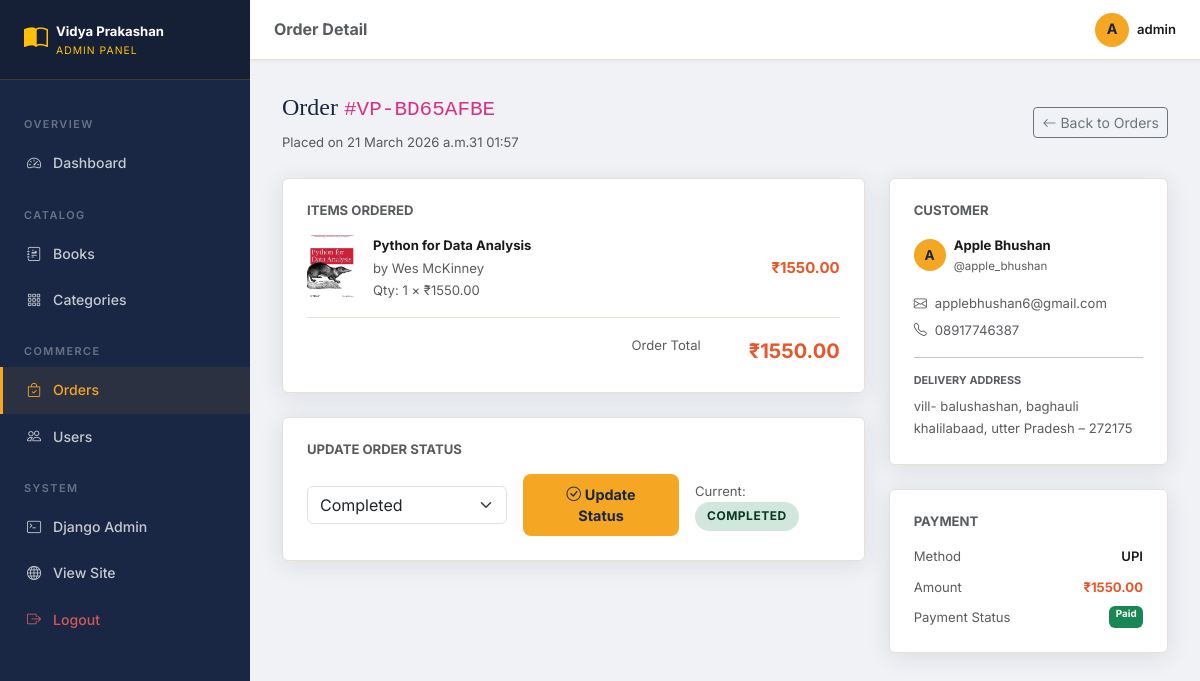
The app's page /adminpanel/orders/2/ (signed in) with its own data.
### orders/models.py (models this page shows, shortened)
class Order(models.Model):
    STATUS_CHOICES = [
        ('pending', 'Pending'),
        ('completed', 'Completed'),
        ('cancelled', 'Cancelled'),
    ]
    PAYMENT_CHOICES = [
        ('cod', 'Cash on Delivery'),
        ('online', 'Online Payment'),
        ('upi', 'UPI'),
    ]
    order_number = models.CharField(
        max_length=20, unique=True, blank=True,
        help_text="Auto-generated unique order number"
    )
    user = models.ForeignKey(User, on_delete=models.CASCADE, related_name='orders')
    status = models.CharField(max_length=20, choices=STATUS_CHOICES, default='pending')
    payment_method = models.CharField(max_length=20, choices=PAYMENT_CHOICES, default='cod')
    is_paid = models.BooleanField(default=False)
    full_name = models.CharField(max_length=200)
    email = models.EmailField()
    phone = models.CharField(max_length=15)
    address = models.TextField()
    city = models.CharField(max_length=100)
    state = models.CharField(max_length=100)
    pincode = models.CharField(max_length=10)
    total_amount = models.DecimalField(max_digits=10, decimal_places=2, default=0)
    discount = models.DecimalField(max_digits=8, decimal_places=2, default=0)
    created_at = models.DateTimeField(auto_now_add=True)
    updated_at = models.DateTimeField(auto_now=True)
    class Meta:
        ordering = ['-created_at']

class OrderItem(models.Model):
    order = models.ForeignKey(Order, on_delete=models.CASCADE, related_name='items')
    book = models.ForeignKey(Book, on_delete=models.SET_NULL, null=True)
    quantity = models.PositiveIntegerField(default=1)
    price = models.DecimalField(max_digits=8, decimal_places=2)  # Snapshot price at time of purchase
    def get_subtotal(self):
        return self.price * self.quantity

### books/models.py (models this page shows, shortened)
class Book(models.Model):
    title = models.CharField(max_length=255)
    slug = models.SlugField(max_length=255, unique=True, blank=True)
    author = models.CharField(max_length=200)
    category = models.ForeignKey(
        Category, on_delete=models.SET_NULL,
        null=True, blank=True, related_name='books'
    )
    description = models.TextField()
    price = models.DecimalField(max_digits=8, decimal_places=2)
    cover_image = models.ImageField(
        upload_to='book_covers/', blank=True, null=True,
        help_text="Book cover image (JPEG/PNG)"
    )
    pdf_file = models.FileField(
        upload_to='book_pdfs/',
        blank=True, null=True,
        help_text="Full PDF of the book"
    )
    preview_pages = models.IntegerField(
        default=10,
        help_text="Number of preview pages available to non-purchasers"
    )
    isbn = models.CharField(max_length=20, blank=True, null=True)
    publisher = models.CharField(max_length=200, blank=True, null=True)
    publication_year = models.IntegerField(blank=True, null=True)
    language = models.CharField(max_length=50, default='Hindi/English')
    pages = models.IntegerField(blank=True, null=True)
    is_active = models.BooleanField(default=True)
    is_featured = models.BooleanField(
        default=False,
        help_text="Show on homepage featured section"
    )
    stock = models.IntegerField(default=100)
    created_at = models.DateTimeField(auto_now_add=True)
    updated_at = models.DateTimeField(auto_now=True)
    class Meta:
        ordering = ['-created_at']

### adminpanel/views.py (the view, shortened to what this page needs)
# urls.py: path('orders/<int:pk>/', AdminOrderDetailView.as_view(), name='admin_order_detail'),
@method_decorator(staff_required, name='dispatch')
class AdminOrderDetailView(View):
    def get(self, request, pk):
        order = get_object_or_404(Order, pk=pk)
        return render(request, 'adminpanel/order_detail.html', {'order': order})

### adminpanel/views.py (called while the page is built)
def is_staff(user):
    return user.is_authenticated and user.is_staff

### books/context_processors.py (called while the page is built)
def nav_categories(request):
    categories = Category.objects.all()[:8]
    return {'nav_categories': categories}

### cart/context_processors.py (called while the page is built)
def cart_count(request):
    count = 0
    if request.user.is_authenticated:
        try:
            cart = Cart.objects.get(user=request.user)
            count = cart.get_item_count()
        except Cart.DoesNotExist:
            count = 0
    return {'cart_count': count}

### cart/models.py (called while the page is built)
    def get_item_count(self):
        return self.items.count()

### templates/adminpanel/order_detail.html (shortened to what this page needs)
{% extends 'adminpanel/base_admin.html' %}
{% block page_title %}Order Detail{% endblock %}
{% block content %}
<div class="d-flex justify-content-between align-items-center mb-4">
  <div>
    <h4 style="font-family:'Playfair Display',serif;color:var(--vp-primary);">
      Order <code>#{{ order.order_number }}</code>
    </h4>
    <p class="text-muted small mb-0">Placed on {{ order.created_at|date:"d F Y at H:i" }}</p>
  </div>
  <a href="/adminpanel/orders/" class="btn btn-outline-secondary btn-sm">
    <i class="bi bi-arrow-left me-1"></i>Back to Orders
  </a>
</div>
<div class="row g-4">
  <div class="col-lg-8">
    <div class="bg-white rounded p-4 mb-4" style="border:1px solid var(--vp-border);box-shadow:var(--vp-shadow);">
      <h6 class="fw-bold mb-3 text-muted text-uppercase small">Items Ordered</h6>
      {% for item in order.items.all %}
      <div class="d-flex align-items-center gap-3 mb-3 pb-3" style="border-bottom:1px solid var(--vp-border);">
        {% if item.book and item.book.cover_image %}
          <img src="{{ item.book.cover_image.url }}" style="width:50px;height:65px;object-fit:cover;border-radius:6px;" alt="">
        {% else %}
          <div style="width:50px;height:65px;background:var(--vp-primary);border-radius:6px;
                      display:flex;align-items:center;justify-content:center;">
            <i class="bi bi-book text-white small"></i>
          </div>
        {% endif %}
        <div class="flex-grow-1">
          <div class="fw-bold small">{{ item.book.title|default:"Deleted Book" }}</div>
          {% if item.book %}<div class="text-muted small">by {{ item.book.author }}</div>{% endif %}
          <div class="text-muted small">Qty: {{ item.quantity }} × ₹{{ item.price }}</div>
        </div>
        <div class="fw-bold" style="color:var(--vp-accent);">₹{{ item.get_subtotal }}</div>
      </div>
      {% endfor %}
      <div class="text-end mt-2">
        <div class="d-flex justify-content-end gap-5">
          <span class="text-muted small">Order Total</span>
          <span class="fw-bold fs-5" style="color:var(--vp-accent);">₹{{ order.total_amount }}</span>
        </div>
      </div>
    </div>
    <div class="bg-white rounded p-4" style="border:1px solid var(--vp-border);box-shadow:var(--vp-shadow);">
      <h6 class="fw-bold mb-3 text-muted text-uppercase small">Update Order Status</h6>
      <form method="post" class="d-flex align-items-center gap-3">
        <select name="status" class="form-select" style="max-width:200px;">
          <option value="completed" {% if order.status == 'completed' %}selected{% endif %}>Completed</option>
        </select>
        <button type="submit" class="btn btn-vp-secondary">
          <i class="bi bi-check-circle me-1"></i>Update Status
        </button>
        <span class="text-muted small">Current: <span class="order-status status-{{ order.status }}">{{ order.get_status_display }}</span></span>
      </form>
    </div>
  </div>
  <div class="col-lg-4">
    <div class="bg-white rounded p-4 mb-4" style="border:1px solid var(--vp-border);box-shadow:var(--vp-shadow);">
      <h6 class="fw-bold mb-3 text-muted text-uppercase small">Customer</h6>
      <div class="d-flex align-items-center gap-2 mb-3">
        <div class="user-avatar">{{ order.user.username|first|upper }}</div>
        <div>
          <div class="fw-bold small">{{ order.user.get_full_name|default:order.user.username }}</div>
          <div class="text-muted" style="font-size:0.72rem;">@{{ order.user.username }}</div>
        </div>
      </div>
      <div class="text-muted small mb-1"><i class="bi bi-envelope me-2"></i>{{ order.email }}</div>
      <div class="text-muted small mb-1"><i class="bi bi-telephone me-2"></i>{{ order.phone }}</div>
      <hr>
      <h6 class="fw-bold mb-2 text-muted text-uppercase" style="font-size:0.68rem;">Delivery Address</h6>
      <div class="small text-muted">{{ order.address }}</div>
      <div class="small text-muted">{{ order.city }}, {{ order.state }} – {{ order.pincode }}</div>
    </div>
    <div class="bg-white rounded p-4" style="border:1px solid var(--vp-border);box-shadow:var(--vp-shadow);">
      <h6 class="fw-bold mb-3 text-muted text-uppercase small">Payment</h6>
      <div class="d-flex justify-content-between mb-2 small">
        <span class="text-muted">Method</span>
        <span class="fw-semibold">{{ order.get_payment_method_display }}</span>
      </div>
      <div class="d-flex justify-content-between mb-2 small">
        <span class="text-muted">Amount</span>
        <span class="fw-bold" style="color:var(--vp-accent);">₹{{ order.total_amount }}</span>
      </div>
      <div class="d-flex justify-content-between small">
        <span class="text-muted">Payment Status</span>
        {% if order.is_paid %}
          <span class="badge bg-success">Paid</span>
        {% else %}
          <span class="badge bg-warning text-dark">Pending</span>
        {% endif %}
      </div>
    </div>
  </div>
</div>
{% endblock %}

### templates/adminpanel/base_admin.html (shortened to what this page needs)
<!DOCTYPE html>
<html lang="en">
<head>
  <link href="https://cdn.jsdelivr.net/npm/bootstrap@5.3.2/dist/css/bootstrap.min.css" rel="stylesheet">
  <link rel="stylesheet" href="https://cdn.jsdelivr.net/npm/bootstrap-icons@1.11.3/font/bootstrap-icons.min.css">
  <link rel="stylesheet" href="/static/css/main.css">
</head>
<body>
<div class="admin-sidebar">
  <div class="admin-sidebar-brand">
    <div class="d-flex align-items-center gap-2">
      <i class="bi bi-book-half fs-4 text-warning"></i>
      <div>
        <div class="text-white fw-bold small">Vidya Prakashan</div>
        <div class="text-warning" style="font-size:0.65rem;letter-spacing:1px;">ADMIN PANEL</div>
      </div>
    </div>
  </div>
  <nav class="mt-3">
    <div class="admin-nav-section">Overview</div>
    <div class="admin-nav-item">
      <a href="/adminpanel/" class="{% if request.resolver_match.url_name == 'admin_dashboard' %}active{% endif %}">
        <i class="bi bi-speedometer2"></i> Dashboard
      </a>
    </div>
    <div class="admin-nav-section">Catalog</div>
    <div class="admin-nav-item">
      <a href="/adminpanel/books/" class="{% if 'admin_book' in request.resolver_match.url_name %}active{% endif %}">
        <i class="bi bi-journal-richtext"></i> Books
      </a>
    </div>
    <div class="admin-nav-item">
      <a href="/adminpanel/categories/" class="{% if 'admin_category' in request.resolver_match.url_name %}active{% endif %}">
        <i class="bi bi-grid-3x3-gap"></i> Categories
      </a>
    </div>
    <div class="admin-nav-section">Commerce</div>
    <div class="admin-nav-item">
      <a href="/adminpanel/orders/" class="{% if 'admin_order' in request.resolver_match.url_name %}active{% endif %}">
        <i class="bi bi-bag-check"></i> Orders
      </a>
    </div>
    <div class="admin-nav-item">
      <a href="/adminpanel/users/" class="{% if 'admin_user' in request.resolver_match.url_name %}active{% endif %}">
        <i class="bi bi-people"></i> Users
      </a>
    </div>
    <div class="admin-nav-section">System</div>
    <div class="admin-nav-item">
      <a href="/django-admin/">
        <i class="bi bi-terminal"></i> Django Admin
      </a>
    </div>
    <div class="admin-nav-item">
      <a href="/">
        <i class="bi bi-globe"></i> View Site
      </a>
    </div>
    <div class="admin-nav-item">
      <a href="/accounts/logout/" style="color:rgba(255,100,100,0.8)!important;">
        <i class="bi bi-box-arrow-right"></i> Logout
      </a>
    </div>
  </nav>
</div>
<div class="admin-topbar">
  <div class="d-flex align-items-center gap-3 w-100">
    <h6 class="mb-0 fw-bold text-muted">{% block page_title %}Dashboard{% endblock %}</h6>
    <div class="ms-auto d-flex align-items-center gap-3">
      <div class="d-flex align-items-center gap-2">
        <div class="user-avatar" style="width:34px;height:34px;font-size:0.9rem;">{{ user.username|first|upper }}</div>
        <span class="small fw-semibold">{{ user.get_full_name|default:user.username }}</span>
      </div>
    </div>
  </div>
</div>
<div class="admin-content" style="margin-top:60px;">
  {% block content %}{% endblock %}
</div>
</body>
</html>

### static/css/main.css (style rules this page uses)
:root { --vp-primary: #1a2744; --vp-secondary: #f5a623; --vp-accent: #e8572a; --vp-bg: #faf8f5; --vp-card-bg: #ffffff; --vp-text: #1a1a1a; --vp-muted: #6c757d; --vp-border: #e8e0d5; --vp-shadow: 0 4px 24px rgba(26,39,68,0.10); --vp-shadow-lg: 0 12px 48px rgba(26,39,68,0.18); --font-display: 'Playfair Display', Georgia, serif; --font-body: 'Inter', system-ui, sans-serif; --radius: 12px; --radius-sm: 8px; --transition: all 0.25s ease; }
*, *::before, *::after { box-sizing: border-box; }
body { font-family: var(--font-body); background: var(--vp-bg); color: var(--vp-text); font-size: 15px; line-height: 1.7; }
h1, h2, h3, h4, h5 { font-family: var(--font-display); color: var(--vp-primary); line-height: 1.3; }
a { color: inherit; text-decoration: none; }
.user-avatar { width: 32px; height: 32px; background: var(--vp-secondary); border-radius: 50%; display: flex; align-items: center; justify-content: center; font-weight: 700; font-size: 0.85rem; color: var(--vp-primary); }
.btn-vp-secondary { background: var(--vp-secondary); color: var(--vp-primary); border: none; border-radius: var(--radius-sm); padding: 0.6rem 1.5rem; font-weight: 700; font-size: 0.9rem; transition: var(--transition); }
.admin-sidebar { background: var(--vp-primary); min-height: 100vh; width: 250px; position: fixed; top: 0; left: 0; z-index: 100; padding: 0; overflow-y: auto; }
.admin-content { margin-left: 250px; padding: 2rem; min-height: 100vh; }
.admin-sidebar-brand { background: rgba(0,0,0,0.2); padding: 1.2rem 1.5rem; border-bottom: 1px solid rgba(245,166,35,0.2); }
.admin-nav-item a { display: flex; align-items: center; gap: 0.75rem; padding: 0.7rem 1.5rem; color: rgba(255,255,255,0.75); font-size: 0.88rem; font-weight: 500; transition: var(--transition); border-left: 3px solid transparent; }
.admin-nav-item a:hover, .admin-nav-item a.active { color: var(--vp-secondary); background: rgba(245,166,35,0.08); border-left-color: var(--vp-secondary); }
.admin-nav-section { padding: 1.2rem 1.5rem 0.4rem; font-size: 0.68rem; text-transform: uppercase; letter-spacing: 1.5px; color: rgba(255,255,255,0.35); font-weight: 600; }
.order-status { display: inline-block; padding: 4px 12px; border-radius: 50px; font-size: 0.75rem; font-weight: 700; text-transform: uppercase; letter-spacing: 0.5px; }
.status-completed { background: #d1e7dd; color: #0a3622; }

### templates/adminpanel/base_admin.html (style rules this page uses)
body { background: #f0f2f5; font-family: 'Inter', sans-serif; }
.admin-topbar { background: #fff; border-bottom: 1px solid #e8e0d5; height: 60px; display: flex; align-items: center; padding: 0 1.5rem; position: fixed; top: 0; left: 250px; right: 0; z-index: 99; box-shadow: 0 1px 4px rgba(0,0,0,0.06); }

### records on screen
Order: order_number "VP-BD65AFBE", created_at "21 March 2026 a.m.31 01:57", total_amount "1550.00", status "Completed", status "COMPLETED", user.username|first "A", user.get_full_name "Apple Bhushan", user.username "apple_bhushan", email "applebhushan6@gmail.com", phone "08917746387", address "vill- balushashan, baghauli", city "khalilabaad", state "utter Pradesh", pincode "272175", payment_method "UPI"
OrderItem: book.cover_image (picture), book "Python for Data Analysis", book.author "Wes McKinney", quantity "1", price "1550.00", get_subtotal "1550.00"

### other values on screen
{{ user.username|first|upper }} "A"
{{ user.get_full_name|default:user.username }} "admin"
